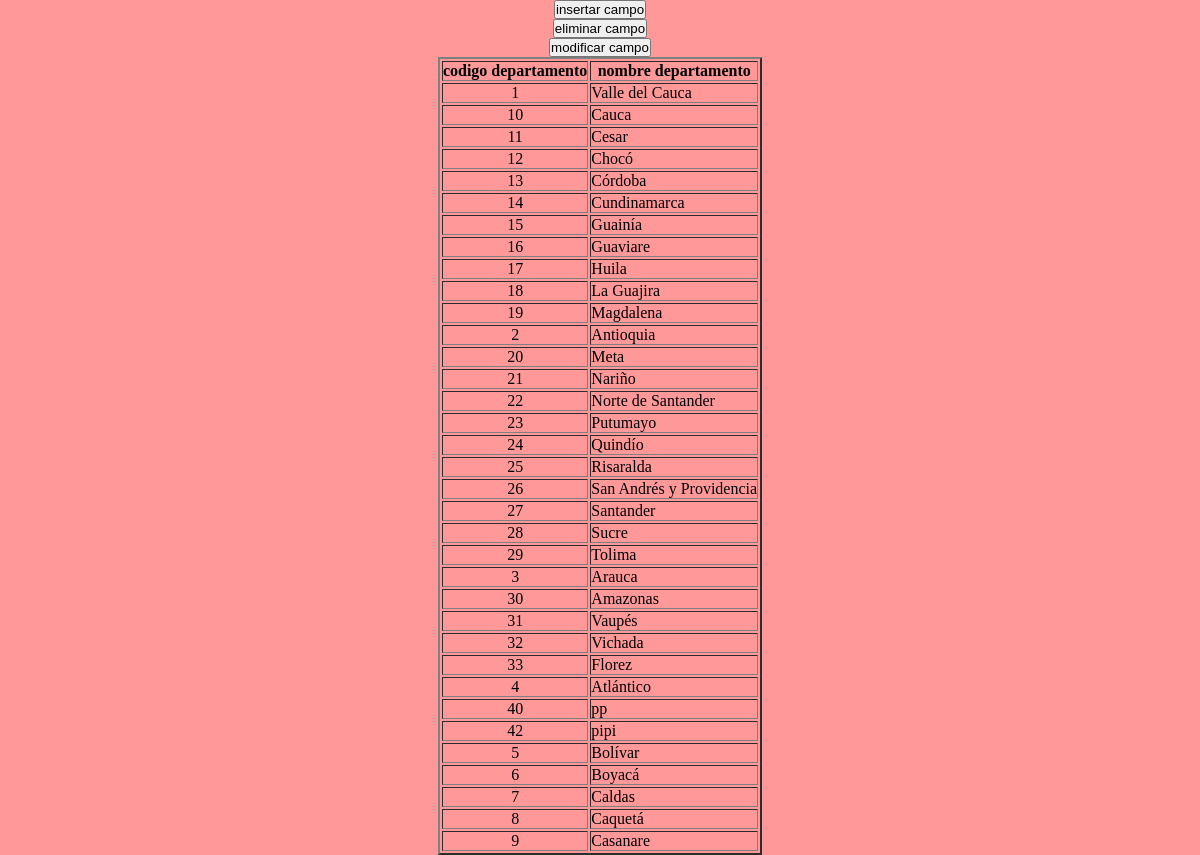
Screenshot of /consultaSQL/depto.php with the database file from the repository.
### tables this page shows
CREATE TABLE IF NOT EXISTS `depto` (
  `cod_depto` varchar(2) NOT NULL DEFAULT '',
  `nom_depto` varchar(60) DEFAULT NULL,
  PRIMARY KEY (`cod_depto`)
);

### consultaSQL/depto.php (the view, shortened to what this page needs)
<?php
class depto {
    private $host,
            $dbname,
            $port,
            $user,
            $password,
            $driver,
            $connect;
    public function __construct($host, $dbname, $user, $password, $port = 3306, $driver = 'mysql') {
        $this->host = $host;
        $this->dbname = $dbname;
        $this->port = $port;
        $this->user = $user;
        $this->password = $password;
        $this->driver = $driver;
    }
    public function getInstance() {
        if (!$this->connect) {
            try {
                $dsn = $this->driver
                        . ':host=' . $this->host
                        . ';dbname=' . $this->dbname
                        . ';port=' . $this->port;
                $this->connect = new PDO($dsn, $this->user, $this->password);
            } catch (PDOException $exc) {
                echo $exc->getMessage();
            }
        }
        return $this->connect;
    }
}
try {
    $objDB = new depto('localhost', 'bddesercion', 'root', 'Sena2014');
$sql = "SELECT cod_depto, nom_depto FROM depto";
$arrData = $objDB->getInstance()
        ->query($sql)
        ->fetchAll(PDO::FETCH_ASSOC);
$row = null;
print_r($row);
} catch (PDOException $ex) {
    echo $exc->getmessage();
}
?>
<html>
<head>
        <link rel="stylesheet" href="css/miestilo.css">
<title></title> </head>
<body><center><form method="post" action="inser-depto.php" name="form">
    <input type="submit" value="insertar campo"> </form>
    <form method="post" action="elim-depto.php" name="form">
    <input type="submit" value="eliminar campo"> </form>
    <form method="post" action="modi-depto.php" name="form">
    <input type="submit" value="modificar campo"> </form>
<table border='2' align="center">
  <tr><th>codigo departamento</th>
  <th>nombre departamento</th>
    </tr>
    <?php foreach($arrData as $row): ?>
<tr><td align="center"><?php echo $row['cod_depto']?></td><td><?php echo $row['nom_depto']?></td>
</tr>
<?php endforeach ?>
</table>
</center>
</body>
</html>

### consultaSQL/css/miestilo.css (style rules this page uses)
* { margin: 0px; padding: 0px; }
body { text-align: center; background: #ff9999; }

### rows the page displays
depto: cod_depto "1", nom_depto "Valle del Cauca"
depto: cod_depto "10", nom_depto "Cauca"
depto: cod_depto "11", nom_depto "Cesar"
depto: cod_depto "12", nom_depto "Chocó"
depto: cod_depto "13", nom_depto "Córdoba"
depto: cod_depto "14", nom_depto "Cundinamarca"
depto: cod_depto "15", nom_depto "Guainía"
depto: cod_depto "16", nom_depto "Guaviare"
depto: cod_depto "17", nom_depto "Huila"
depto: cod_depto "18", nom_depto "La Guajira"
depto: cod_depto "19", nom_depto "Magdalena"
depto: cod_depto "2", nom_depto "Antioquia"
depto: cod_depto "20", nom_depto "Meta"
depto: cod_depto "21", nom_depto "Nariño"
depto: cod_depto "22", nom_depto "Norte de Santander"
depto: cod_depto "23", nom_depto "Putumayo"
depto: cod_depto "24", nom_depto "Quindío"
depto: cod_depto "25", nom_depto "Risaralda"
depto: cod_depto "26", nom_depto "San Andrés y Providencia"
depto: cod_depto "27", nom_depto "Santander"
depto: cod_depto "28", nom_depto "Sucre"
depto: cod_depto "29", nom_depto "Tolima"
depto: cod_depto "3", nom_depto "Arauca"
depto: cod_depto "30", nom_depto "Amazonas"
depto: cod_depto "31", nom_depto "Vaupés"
depto: cod_depto "32", nom_depto "Vichada"
depto: cod_depto "33", nom_depto "Florez"
depto: cod_depto "4", nom_depto "Atlántico"
depto: cod_depto "40", nom_depto "pp"
depto: cod_depto "42", nom_depto "pipi"
depto: cod_depto "5", nom_depto "Bolívar"
depto: cod_depto "6", nom_depto "Boyacá"
depto: cod_depto "7", nom_depto "Caldas"
depto: cod_depto "8", nom_depto "Caquetá"
depto: cod_depto "9", nom_depto "Casanare"
